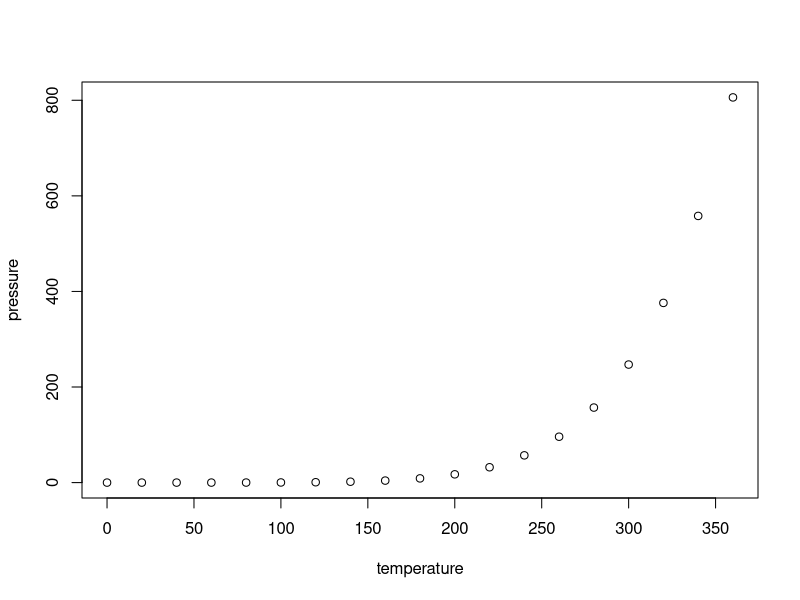
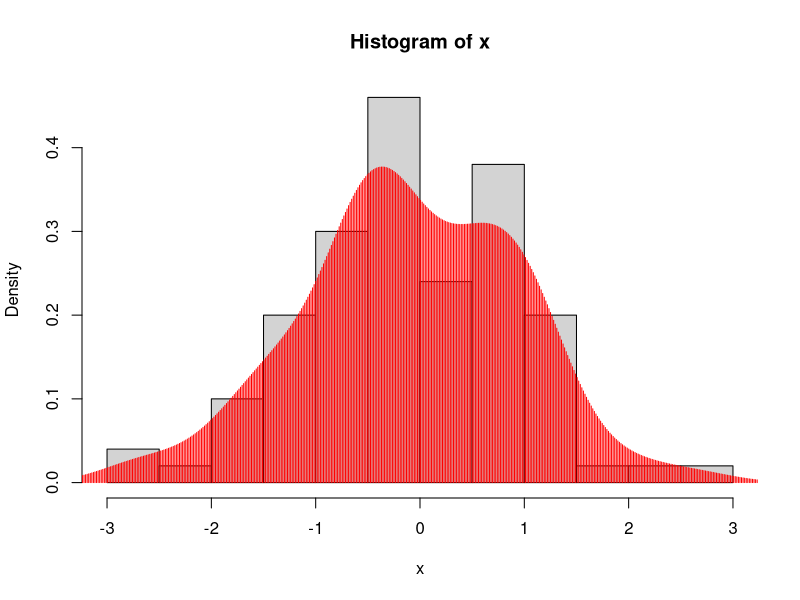

Recreate these plots in R, in order. (Note: this script raises an error after producing the figures.)
## ---- chunk 1
knitr::opts_chunk$set(echo = TRUE)
## ---- chunk 2
summary(cars)
## ---- chunk 3
plot(pressure)
## ---- chunk 4
x=rnorm(100)
hist(x, probability = T)
lines(density(x), type='h', col='red')
shapiro.test(x)
## ---- chunk 5

grad=sample(0:100, 80, replace=T)
plot(grade, col = ifelse(grade>=60, 2, 5), pch=ifelse(grad>=60, 10, 15))

abline(h=60, col=2, lwd=2)
